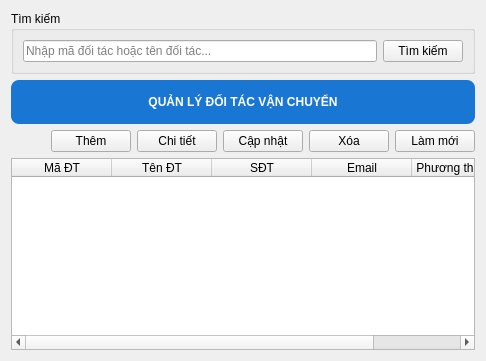
      <widget class="QWidget" name="pageDoiTacVC">
       <layout class="QVBoxLayout" name="verticalLayout_8">
        <item>
         <widget class="QGroupBox" name="grpSearch_2">
          <property name="title">
           <string>Tìm kiếm</string>
          </property>
          <layout class="QGridLayout" name="gridLayout">
           <item row="0" column="1">
            <widget class="QPushButton" name="btnTimKiemDT">
             <property name="text">
              <string>Tìm kiếm</string>
             </property>
            </widget>
           </item>
           <item row="0" column="0">
            <widget class="QLineEdit" name="txtTimKiemDT">
             <property name="placeholderText">
              <string>Nhập mã đối tác hoặc tên đối tác...</string>
             </property>
            </widget>
           </item>
          </layout>
         </widget>
        </item>
        <item>
         <widget class="QLabel" name="lblTitle_8">
          <property name="styleSheet">
           <string>
font: 18pt &quot;Arial&quot;;
font-weight:bold;
color:white;
background:#1976D2;
padding:15px;
border-radius:8px;
       </string>
          </property>
          <property name="text">
           <string>QUẢN LÝ ĐỐI TÁC VẬN CHUYỂN</string>
          </property>
          <property name="alignment">
           <set>Qt::AlignCenter</set>
          </property>
         </widget>
        </item>
        <item>
         <layout class="QHBoxLayout" name="toolbarLayout_2">
          <item>
           <spacer name="horizontalSpacer_3">
            <property name="orientation">
             <enum>Qt::Horizontal</enum>
            </property>
            <property name="sizeHint" stdset="0">
             <size>
              <width>40</width>
              <height>20</height>
             </size>
            </property>
           </spacer>
          </item>
          <item>
           <widget class="QPushButton" name="btnThemDT">
            <property name="text">
             <string>Thêm</string>
            </property>
           </widget>
          </item>
          <item>
           <widget class="QPushButton" name="btnChiTietDT">
            <property name="text">
             <string>Chi tiết</string>
            </property>
           </widget>
          </item>
          <item>
           <widget class="QPushButton" name="btnCapNhatDT">
            <property name="text">
             <string>Cập nhật</string>
            </property>
           </widget>
          </item>
          <item>
           <widget class="QPushButton" name="btnXoaDT">
            <property name="text">
             <string>Xóa</string>
            </property>
           </widget>
          </item>
          <item>
           <widget class="QPushButton" name="btnRefreshDT">
            <property name="text">
             <string>Làm mới</string>
            </property>
           </widget>
          </item>
         </layout>
        </item>
        <item>
         <widget class="QTableWidget" name="tblDoiTac">
          <column>
           <property name="text">
            <string>Mã ĐT</string>
           </property>
          </column>
          <column>
           <property name="text">
            <string>Tên ĐT</string>
           </property>
          </column>
          <column>
           <property name="text">
            <string>SĐT</string>
           </property>
          </column>
          <column>
           <property name="text">
            <string>Email</string>
           </property>
          </column>
          <column>
           <property name="text">
            <string>Phương thức VC</string>
           </property>
          </column>
         </widget>
        </item>
       </layout>
      </widget>
